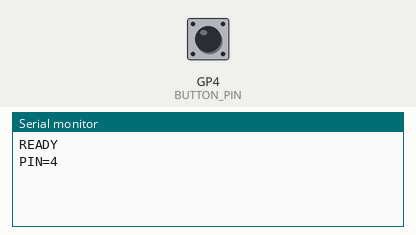
Bench run of a sketch on a simulated Raspberry Pi Pico. Shown: the last lines printed to the serial monitor. Inputs (shaded band) come from the test bench; at power-on: GP4 (BUTTON_PIN) HIGH.

Above: at 1.4 s.
1.5 s: GP4 (BUTTON_PIN) pulled LOW for 0.15 s
At 2.6 s:
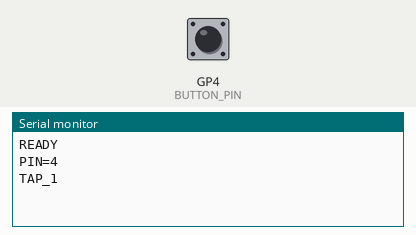
3.4 s: GP4 (BUTTON_PIN) pulled LOW for 1 s
At 5.4 s:
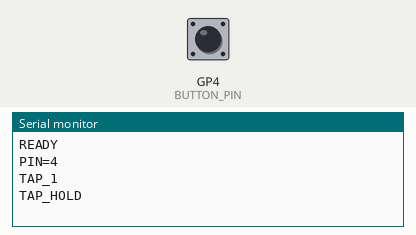

Measured:
- after the input at 1.5 s, the serial monitor: prints a new line after 0.43 s (image 1)
- after the input at 3.4 s, the serial monitor: prints a new line after 0.63 s (image 2)

The sketch:

macroduck_firmware.ino
```cpp
/*
 * MacroDuck Firmware
 * Target: ESP32-C3 and ESP32-S3 variants
 * Tools > USB CDC On Boot: and set it to Enabled.
 */

// const int BUTTON_PIN = 6; // For xiao samd21 (seeeduino)
const int BUTTON_PIN = 4; // For Esp32 Superminis and Xiao c3  (uncomment + enable USB CDC on Boot)
// const int BUTTON_PIN = 3; // For xiao s3

// --- Timing Thresholds (in milliseconds) ---
const unsigned long DEBOUNCE_DELAY = 30;
const unsigned long DOUBLE_TAP_GAP = 250;
const unsigned long LONG_PRESS_HOLD = 600;

// Set to 1 to print raw "DOWN"/"UP" on every debounced button transition
// (for diagnosing wiring/pin choice). Leave 0 for normal use.
#define DEBUG_RAW 0

// --- State Variables ---
bool lastPhysicalState = HIGH;
bool currentPhysicalState = HIGH;
unsigned long lastDebounceTime = 0;

bool buttonPressed = false;
unsigned long pressStartTime = 0;
unsigned long releaseTime = 0;
bool waitingForSecondTap = false;
bool longPressFired = false;
bool doubleTapFired = false;

void setup() {
  Serial.begin(115200);
  pinMode(BUTTON_PIN, INPUT_PULLUP);
#if defined(ARDUINO_ARCH_SAMD) || defined(ARDUINO_ARCH_ESP32) || defined(ARDUINO_ARCH_RP2040)
  // Wait briefly for USB CDC to enumerate so the boot banner isn't dropped.
  unsigned long t0 = millis();
  while (!Serial && (millis() - t0) < 2000) { /* wait for host */ }
  delay(200);
#endif
  Serial.println("READY");
  Serial.print("PIN=");
  Serial.println(BUTTON_PIN);
}

void loop() {
  // --- 0. Host handshake: answer "PING" with "READY" (non-blocking) ---
  static String cmdBuf = "";
  while (Serial.available()) {
    char c = Serial.read();
    if (c == '\n' || c == '\r') {
      cmdBuf.trim();
      if (cmdBuf == "PING") {
        Serial.println("READY");
      }
      cmdBuf = "";
    } else {
      cmdBuf += c;
    }
  }

  bool rawReading = digitalRead(BUTTON_PIN);
  unsigned long now = millis();

  // --- 1. Hardware Debouncing ---
  if (rawReading != lastPhysicalState) {
    lastDebounceTime = now;
    lastPhysicalState = rawReading;
  }

  if ((now - lastDebounceTime) > DEBOUNCE_DELAY) {
    if (rawReading != currentPhysicalState) {
      currentPhysicalState = rawReading;

#if DEBUG_RAW
      Serial.println(currentPhysicalState == LOW ? "DOWN" : "UP");
#endif

      // --- 2. Button Down (Press Event) ---
      if (currentPhysicalState == LOW) {
        buttonPressed = true;
        pressStartTime = now;
        longPressFired = false;

        if (waitingForSecondTap) {
          Serial.println("TAP_2");
          waitingForSecondTap = false;
          doubleTapFired = true;  // this press is the second tap of a double
        } else {
          doubleTapFired = false;
        }
      }
      // --- 3. Button Up (Release Event) ---
      else {
        buttonPressed = false;
        releaseTime = now;

        if (doubleTapFired) {
          // Double tap complete — do NOT re-arm, otherwise the release of the
          // second tap would fire a spurious TAP_1 after the gap window.
          doubleTapFired = false;
        } else if (!longPressFired && (now - pressStartTime < LONG_PRESS_HOLD)) {
          waitingForSecondTap = true;
        }
      }
    }
  }

  // --- 4. Long Press Hold Check ---
  if (buttonPressed && !longPressFired && !doubleTapFired) {
    if (now - pressStartTime >= LONG_PRESS_HOLD) {
      Serial.println("TAP_HOLD");
      longPressFired = true;
      waitingForSecondTap = false;
    }
  }

  // --- 5. Single Tap Timeout Check ---
  if (waitingForSecondTap && !buttonPressed) {
    if (now - releaseTime >= DOUBLE_TAP_GAP) {
      Serial.println("TAP_1");
      waitingForSecondTap = false;
    }
  }
}
```
